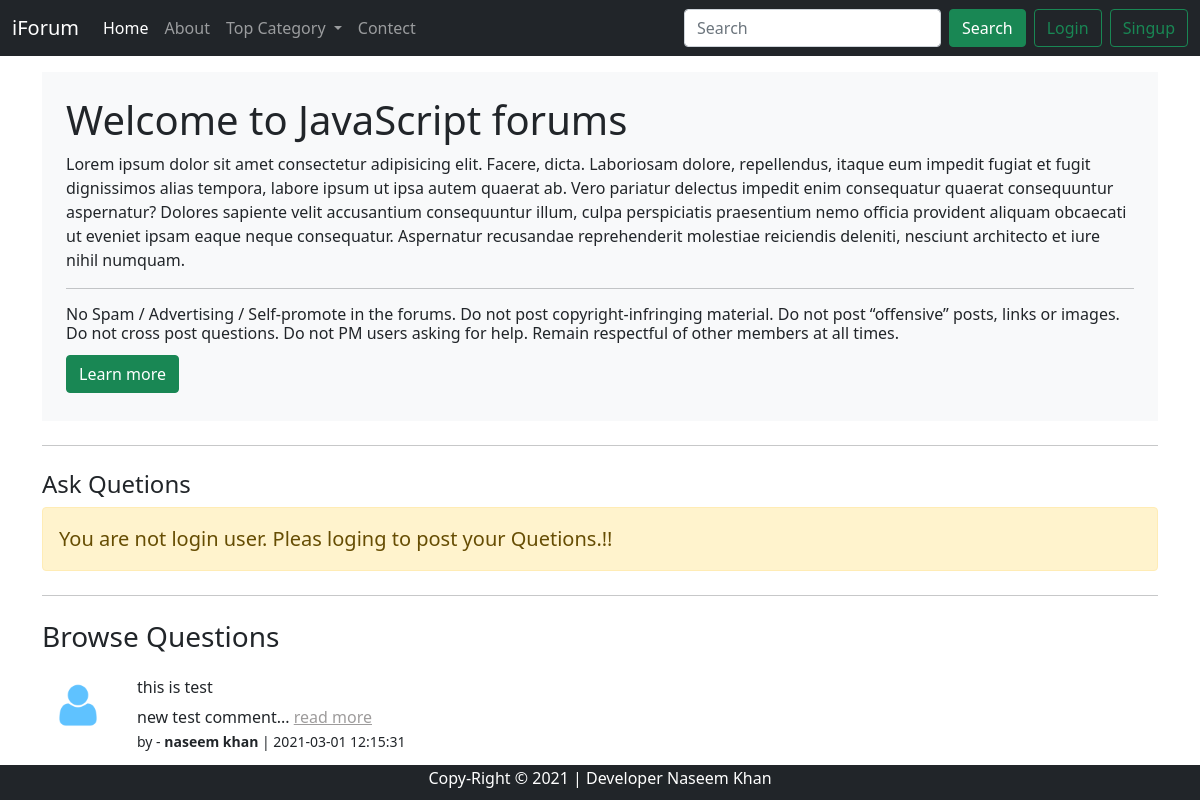
The app's page /threadlist.php?catid=2 with its own data.
### tables this page shows
CREATE TABLE `categories` (
  `categories_id` int(40) NOT NULL,
  `categories_name` varchar(23) NOT NULL,
  `categories_discription` text NOT NULL,
  `created_at` datetime NOT NULL DEFAULT CURRENT_TIMESTAMP
);

CREATE TABLE `thread` (
  `thread_id` int(10) NOT NULL,
  `thread_title` varchar(244) NOT NULL,
  `thread_dsc` text NOT NULL,
  `thread_cat_id` int(10) NOT NULL,
  `thread_user_id` int(10) NOT NULL,
  `timestape` datetime NOT NULL DEFAULT CURRENT_TIMESTAMP
);

CREATE TABLE `users` (
  `user_id` int(40) NOT NULL,
  `user_name` varchar(30) NOT NULL,
  `user_email` varchar(100) NOT NULL,
  `user_pass` varchar(255) NOT NULL,
  `date` datetime NOT NULL DEFAULT CURRENT_TIMESTAMP
);

### threadlist.php (the view, shortened to what this page needs)
<?php
    require 'partials/_dbconnect.php';
    $Catogary_id = $_GET['catid'];
    $sqli = "SELECT * FROM `categories` WHERE `categories_id`=$Catogary_id";
    $result = mysqli_query($conn,$sqli);
    while($row = mysqli_fetch_assoc($result)){
        $catName = $row['categories_name'];
        $catDiss = $row['categories_discription'];
    }
?>
<!doctype html>
<html lang="en">
<head>
    <link href="https://cdn.jsdelivr.net/npm/bootstrap@5.0.0-beta1/dist/css/bootstrap.min.css" rel="stylesheet"
>
</head>
<body>
    <?php require "partials/_header.php" ?>
    <div class="container">
        <div class="bg-light p-4 my-3">
            <h1>Welcome to <?php echo $catName ;?> forums</h1>
            <p>
                <?php
                    echo $catDiss;
                ?></p>
            <hr>
            <h6>No Spam / Advertising / Self-promote in the forums.
                Do not post copyright-infringing material.
                Do not post “offensive” posts, links or images.
                Do not cross post questions.
                Do not PM users asking for help.
                Remain respectful of other members at all times.</h6>
            <button class="btn btn-success my-1">Learn more</button>
        </div>
        <hr class="my-4">
    </div>
    <?php
    if (isset($_SESSION['logdin']) && $_SESSION['logdin']==TRUE){
        echo '
            <div class="container">
            <h4>Ask Quetions</h4>
                <form class="border p-4 rounded" action="'. $_SERVER['REQUEST_URI'] .'" method="post">
                    <div class="mb-3">
                        <label for="title" class="form-label">Hare is Title</label>
                        <input required type="text" class="form-control" name="title" id="title" placeholder="new problem">
                    </div>
                    <div class="mb-3">
                        <label for="desc" class="form-label">Problem in detail</label>
                        <textarea required class="form-control" name="desc" id="desc" rows="3"></textarea>
                    </div>
                    <button type="submit" class="btn btn-success">Submit</button>
                    <button type="reset" class="btn ms-2 btn-dark">Reset</button>
                </form>
                <hr class="my-4">
            </div>
        ';
    }else{
        echo '
        <div class="container">
            <h4>Ask Quetions</h4>
            <div class="alert alert-warning" role="alert">
                <p class="lead m-0">
                   <b>You are not login user. Pleas loging to post your Quetions.!!</b>
                </p>
            </div>
            <hr class="my-4">
        </div>
        ';
    }
    ?>
    <div class="container">
        <h3 class="my-3">Browse Questions</h3>
        <?php
            $sqli = "SELECT * FROM `thread` WHERE `thread_cat_id`=$Catogary_id";
            $result = mysqli_query($conn,$sqli);
            while($row = mysqli_fetch_assoc($result)){
                $title = $row['thread_title'];
                $discription = $row['thread_dsc'];
                $user_id = $row['thread_user_id'];
                $thread_id = $row['thread_id'];
                $sqli2 = "SELECT * FROM `users` WHERE `user_id` = $user_id";
                $result2 = mysqli_query($conn,$sqli2);
                $row2 = mysqli_fetch_assoc($result2);
                $posted_userName = $row2['user_name'];
                echo '
                <div class="row my-4">
                    <div class="col-1 text-center">
                        <img src="img/userdefault.png" class="rounded" alt="userimg" width="54px">
                    </div>
                    <div class="col-11 textc">
                        <h6>
                            <a class="text-dark text-decoration-none" href="thread.php?threadid='. $thread_id .'">'. $title .'</a>
                        </h6>
                        <p class="m-0">
                        '. substr($discription,0,50).'...
                            <a
                            style="
                            color: #9e9c9c; "
                            href="thread.php?threadid='. $thread_id .'">
                                read more
                            </a>
                        </p>
                        <small>by - <strong style="font-weight: 700;"><b>'. $posted_userName .'</b> </strong> | '. $row['timestape'] .'</small>
                    </div>
                </div>
                ';
            }
        ?>
    </div>
    <?php require "partials/_footer.php" ?>
</body>
</html>

### partials/_header.php (shortened to what this page needs)
<?php
echo '
<nav class="navbar navbar-expand-lg navbar-dark bg-dark">
  <div class="container-fluid">
      <a class="navbar-brand" href="index.php">iForum</a>
        <button class="navbar-toggler" type="button" data-bs-toggle="collapse" data-bs-target="#navbarSupportedContent" aria-controls="navbarSupportedContent" aria-expanded="false" aria-label="Toggle navigation">
            <span class="navbar-toggler-icon"></span>
      </button>
      <div class="collapse navbar-collapse" id="navbarSupportedContent">
              <ul class="navbar-nav me-auto mb-2 mb-lg-0">
                <li class="nav-item">
                  <a class="nav-link active" aria-current="page" href="index.php">Home</a>
                </li>
                <li class="nav-item">
                  <a class="nav-link" href="about.php">About</a>
                </li>
                <li class="nav-item dropdown">
                  <a class="nav-link dropdown-toggle" href="#" id="navbarDropdown" role="button" data-bs-toggle="dropdown" aria-expanded="false">
                    Top Category
                  </a>
                  <ul class="dropdown-menu" aria-labelledby="navbarDropdown">
            ';
                  echo '</ul>
                </li>
                <li class="nav-item">
                  <a class="nav-link " href="contect.php">Contect</a>
                </li>
              </ul>
              <form action="search.php" method="get" class="d-flex">
                      <input class="form-control me-2" name="search" type="search" placeholder="Search" aria-label="Search">
                      <button class="btn btn-success" type="submit">Search</button>
              </form>';
              if (isset($_SESSION['logdin']) && $_SESSION['logdin']==TRUE) {
                echo '
                      <p class="text-light mx-3 my-0"><b> Hello '. $_SESSION['username'] .'</b></p>
                      <a class="btn btn-outline-success " href="partials/_handelLogout.php" >Logout</a>
                  ';
              }else{
                echo '
                  <a class="btn btn-outline-success mx-2" href="#" data-bs-toggle="modal" data-bs-target="#loginModal">Login</a>
                        <a class="btn btn-outline-success " href="#" data-bs-toggle="modal" data-bs-target="#singupModal">Singup</a>
              ';
              }
        echo '</div>
            </div>
        </nav>
';
?>

### partials/_footer.php
<?php
echo '
    <footer class="bg-dark text-center text-white"
    style="
    position: fixed;
    bottom: 0;
    right: 0;
    left: 0;
            "
    >
        <div class="py-1">
            <h6>
                Copy-Right &copy; 2021 | Developer Naseem Khan
            </h6>
        </div>
    </footer>
'
?>

### records on screen
categories: categories_name "JavaScript", categories_discription "Lorem ipsum dolor sit amet consectetur adipisicing elit. Facere, dicta. Laboriosam dolore, repellendus, itaque eum impedit fugiat et fugit dignissimos alias tempora, labore ipsum ut ipsa autem quaerat ab. Vero pariatur delectus impedit enim consequatur quaerat consequuntur aspernatur? Dolores sapiente velit accusantium consequuntur illum, culpa perspiciatis praesentium nemo officia provident aliquam obcaecati ut eveniet ipsam eaque neque consequatur. Aspernatur recusandae reprehenderit molestiae reiciendis deleniti, nesciunt architecto et iure nihil numquam."
thread: thread_title "this is test", thread_dsc "new test comment", users.user_name "naseem khan", timestape "2021-03-01 12:15:31"
